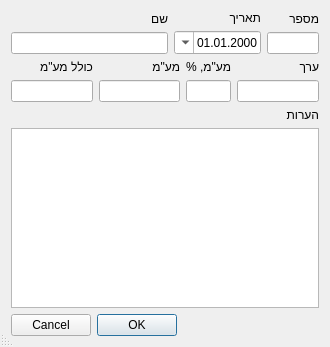
<?xml version="1.0" encoding="UTF-8"?>
<ui version="4.0">
 <class>ContractStageProp</class>
 <widget class="QDialog" name="ContractStageProp">
  <property name="geometry">
   <rect>
    <x>0</x>
    <y>0</y>
    <width>330</width>
    <height>347</height>
   </rect>
  </property>
  <property name="minimumSize">
   <size>
    <width>330</width>
    <height>0</height>
   </size>
  </property>
  <property name="windowTitle">
   <string>Dialog</string>
  </property>
  <property name="layoutDirection">
   <enum>Qt::RightToLeft</enum>
  </property>
  <property name="locale">
   <locale language="Hebrew" country="Israel"/>
  </property>
  <property name="sizeGripEnabled">
   <bool>true</bool>
  </property>
  <layout class="QVBoxLayout" name="verticalLayout_6">
   <item>
    <layout class="QHBoxLayout" name="horizontalLayout" stretch="1,0,3">
     <item>
      <layout class="QVBoxLayout" name="verticalLayout">
       <item>
        <widget class="QLabel" name="label">
         <property name="text">
          <string>מספר</string>
         </property>
        </widget>
       </item>
       <item>
        <widget class="QLineEdit" name="leNum">
         <property name="alignment">
          <set>Qt::AlignCenter</set>
         </property>
        </widget>
       </item>
      </layout>
     </item>
     <item>
      <layout class="QVBoxLayout" name="verticalLayout_3">
       <item>
        <widget class="QLabel" name="label_3">
         <property name="text">
          <string>תאריך</string>
         </property>
        </widget>
       </item>
       <item>
        <widget class="QDateEdit" name="dtStart">
         <property name="layoutDirection">
          <enum>Qt::RightToLeft</enum>
         </property>
         <property name="displayFormat">
          <string>yyyy.MM.dd</string>
         </property>
         <property name="calendarPopup">
          <bool>true</bool>
         </property>
        </widget>
       </item>
      </layout>
     </item>
     <item>
      <layout class="QVBoxLayout" name="verticalLayout_2">
       <item>
        <widget class="QLabel" name="label_2">
         <property name="text">
          <string>שם</string>
         </property>
        </widget>
       </item>
       <item>
        <widget class="QLineEdit" name="leName"/>
       </item>
      </layout>
     </item>
    </layout>
   </item>
   <item>
    <layout class="QHBoxLayout" name="horizontalLayout_2" stretch="8,2,8,8">
     <item>
      <layout class="QVBoxLayout" name="verticalLayout_4">
       <item>
        <widget class="QLabel" name="label_5">
         <property name="text">
          <string>ערך</string>
         </property>
        </widget>
       </item>
       <item>
        <widget class="QLineEdit" name="leSum">
         <property name="alignment">
          <set>Qt::AlignRight|Qt::AlignTrailing|Qt::AlignVCenter</set>
         </property>
        </widget>
       </item>
      </layout>
     </item>
     <item>
      <layout class="QVBoxLayout" name="verticalLayout_9">
       <item>
        <widget class="QLabel" name="label_9">
         <property name="text">
          <string>מע&quot;מ, %</string>
         </property>
        </widget>
       </item>
       <item>
        <widget class="QLineEdit" name="leNdsPerCent">
         <property name="alignment">
          <set>Qt::AlignCenter</set>
         </property>
        </widget>
       </item>
      </layout>
     </item>
     <item>
      <layout class="QVBoxLayout" name="verticalLayout_5">
       <item>
        <widget class="QLabel" name="label_6">
         <property name="text">
          <string>מע&quot;מ</string>
         </property>
        </widget>
       </item>
       <item>
        <widget class="QLineEdit" name="leSumNds">
         <property name="alignment">
          <set>Qt::AlignRight|Qt::AlignTrailing|Qt::AlignVCenter</set>
         </property>
        </widget>
       </item>
      </layout>
     </item>
     <item>
      <layout class="QVBoxLayout" name="verticalLayout_7">
       <item>
        <widget class="QLabel" name="label_7">
         <property name="text">
          <string>כולל מע&quot;מ</string>
         </property>
        </widget>
       </item>
       <item>
        <widget class="QLineEdit" name="leSumFull">
         <property name="alignment">
          <set>Qt::AlignRight|Qt::AlignTrailing|Qt::AlignVCenter</set>
         </property>
        </widget>
       </item>
      </layout>
     </item>
    </layout>
   </item>
   <item>
    <layout class="QVBoxLayout" name="verticalLayout_8">
     <item>
      <widget class="QLabel" name="label_8">
       <property name="text">
        <string>הערות</string>
       </property>
      </widget>
     </item>
     <item>
      <widget class="QTextEdit" name="ptComments">
       <property name="html">
        <string>&lt;!DOCTYPE HTML PUBLIC &quot;-//W3C//DTD HTML 4.0//EN&quot; &quot;http://www.w3.org/TR/REC-html40/strict.dtd&quot;&gt;
&lt;html&gt;&lt;head&gt;&lt;meta name=&quot;qrichtext&quot; content=&quot;1&quot; /&gt;&lt;style type=&quot;text/css&quot;&gt;
p, li { white-space: pre-wrap; }
&lt;/style&gt;&lt;/head&gt;&lt;body style=&quot; font-family:'MS Shell Dlg 2'; font-size:8.25pt; font-weight:400; font-style:normal;&quot;&gt;
&lt;p align=&quot;right&quot; style=&quot;-qt-paragraph-type:empty; margin-top:0px; margin-bottom:0px; margin-left:0px; margin-right:0px; -qt-block-indent:0; text-indent:0px; font-size:8pt;&quot;&gt;&lt;br /&gt;&lt;/p&gt;&lt;/body&gt;&lt;/html&gt;</string>
       </property>
       <property name="acceptRichText">
        <bool>false</bool>
       </property>
      </widget>
     </item>
    </layout>
   </item>
   <item>
    <widget class="QDialogButtonBox" name="buttonBox">
     <property name="orientation">
      <enum>Qt::Horizontal</enum>
     </property>
     <property name="standardButtons">
      <set>QDialogButtonBox::Cancel|QDialogButtonBox::Ok</set>
     </property>
    </widget>
   </item>
  </layout>
 </widget>
 <resources/>
 <connections>
  <connection>
   <sender>buttonBox</sender>
   <signal>accepted()</signal>
   <receiver>ContractStageProp</receiver>
   <slot>Accept()</slot>
   <hints>
    <hint type="sourcelabel">
     <x>248</x>
     <y>254</y>
    </hint>
    <hint type="destinationlabel">
     <x>157</x>
     <y>274</y>
    </hint>
   </hints>
  </connection>
  <connection>
   <sender>buttonBox</sender>
   <signal>rejected()</signal>
   <receiver>ContractStageProp</receiver>
   <slot>reject()</slot>
   <hints>
    <hint type="sourcelabel">
     <x>316</x>
     <y>260</y>
    </hint>
    <hint type="destinationlabel">
     <x>286</x>
     <y>274</y>
    </hint>
   </hints>
  </connection>
 </connections>
 <slots>
  <slot>Accept()</slot>
 </slots>
</ui>
